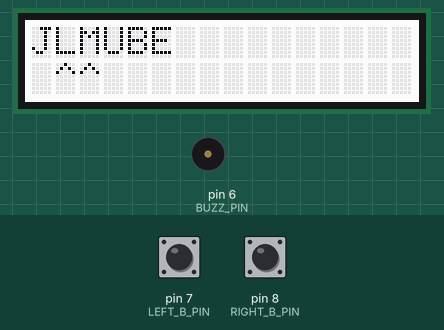
Bench run of a sketch on a simulated Arduino Uno, built with avr-gcc and run on an emulated ATmega328P. Parts: 16×2 character LCD, buzzer (waves = sounding). Inputs (shaded band) come from the test bench; at power-on: pin 7 (LEFT_B_PIN) LOW, pin 8 (RIGHT_B_PIN) LOW. Random numbers use the default seed unless the sketch sets one; what the sketch prints to the serial monitor is not drawn.

Above: at 1.9 s.
2.0 s: pin 7 (LEFT_B_PIN) pulled HIGH for 0.15 s
At 2.6 s:
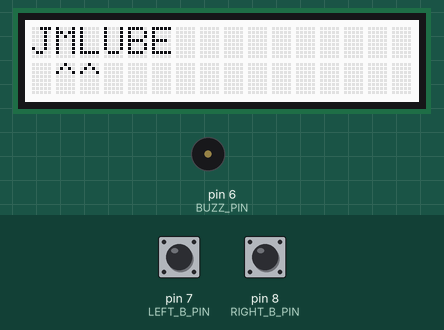
3.7 s: pin 8 (RIGHT_B_PIN) pulled HIGH for 0.15 s
At 3.83 s:
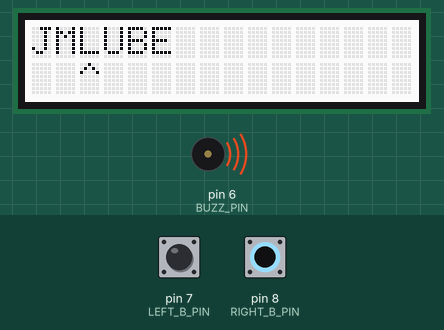
5.4 s: pin 8 (RIGHT_B_PIN) pulled HIGH for 1 s
At 6.4 s:
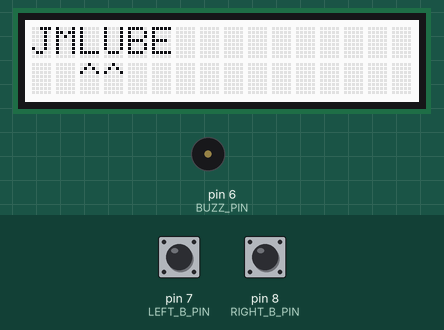
7.9 s: pin 7 (LEFT_B_PIN) pulled HIGH for 1 s
At 9.5 s:
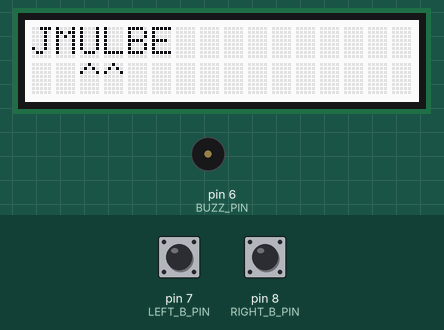
10.4 s: pin 8 (RIGHT_B_PIN) pulled HIGH for 0.15 s
At 11.4 s:
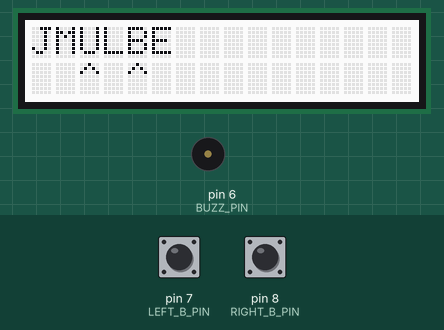
12.1 s: pin 7 (LEFT_B_PIN) pulled HIGH for 0.15 s
At 12.7 s:
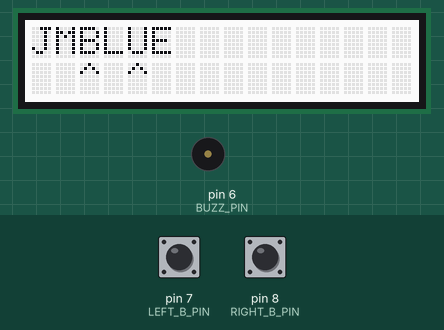
Timing chart, 0 to 14.8 s (numbered marks = the images above; inputs shaded):
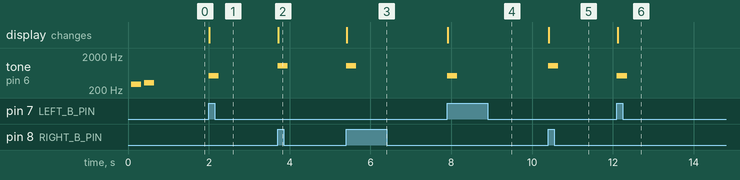

The sketch:

JumbleGame.ino
```cpp
#include <Wire.h>
#include "rgb_lcd.h"
#include "pitches.h"

#define STR_JUMBLE "JUMBLE"
#define BUZZ_PIN 6
#define LEFT_B_PIN 7
#define RIGHT_B_PIN 8

enum GameState
{
  MENU,
  SETUP,
  PLAY,
  WIN,
  LOSE
};

enum JumbleTunes : unsigned int {
  MOVE_TUNE = NOTE_C6,
  SHUFFLE_TUNE = NOTE_C5
};

int startMelody[] = {
  NOTE_D4, NOTE_E4, NOTE_F4
};

int startDuration[] = {
  4, 4, 8
};

int victoryMelody[] = {
  NOTE_E6, NOTE_F6, REST, NOTE_E6, NOTE_F6
};

int victoryDuration[] = {
  4, 4, 4, 4, 8
};

int dur = 1000;   // 1000ms, to be divided by the duration of notes when played
int tuneDuration = 4;

rgb_lcd lcd;

bool isDebug = true;

String possibleJumbles[] = {
  "JMULBE",
  "JLMUBE",
  "JBLUME"
};
String jumbledEasy = "JMULBE";
String jumbledMedium = "JLMUBE";
String jumbledHard = "JBLUME";

String currentJumble = "";
GameState gameState = SETUP;

// SELECTION PAIR
int selectionOne = 1;
int selectionTwo = []() { return selectionOne + 1; };
int leftButtonState = 0;
int rightButtonState = 0;

// Debug-related
unsigned int numLeftPressesUnbroken = 0;

// --- Forward declarations --- tbh these aren't necessary but they're also not unhelpful so 🤷
void UpdateDisplay();
void JumbleSetup();
void ShuffleLetters();
void MoveSelection();
void RestartJumble();
void ReadInput();
bool CheckJumble();
void DebugJumble(bool isDebug, String debugMsg, String debugVar = "");
void TryUnlockDebugMode();

void setup()
{
  pinMode(LEFT_B_PIN, INPUT);
  pinMode(RIGHT_B_PIN, INPUT);

  lcd.begin(16, 2);
  Serial.begin(9600);

  // Choose a random jumble
  int randNum = random(0, 3);
  switch (randNum)
  {
  case 0:
    currentJumble = jumbledEasy;
    break;
  case 1:
    currentJumble = jumbledMedium;
    break;
  case 2:
    currentJumble = jumbledHard;
    break;
  default:
    currentJumble = jumbledEasy;
    break;
  }

  DebugJumble(isDebug, "Initial jumble: ", currentJumble);
  JumbleSetup();
}

void DebugJumble(bool isDebug, String debugMsg, String debugVar = "") {
  if (isDebug) {
    Serial.print(debugMsg);
    Serial.println(debugVar); // regardless of value of optional parameter, we println to ensure the serial has a new line after each debug message
  }
}

void TryUnlockDebugMode() {
  if (numLeftPressesUnbroken == 4 && !isDebug) {
    String debugUnlock = "<<< DEBUG MODE UNLOCKED >>>";
    DebugJumble(true, debugUnlock);
    isDebug = true;
  }
}

void JumbleSetup()
{
  gameState = PLAY;
  selectionOne = 1;
  selectionTwo = selectionOne + 1;
  numLeftPressesUnbroken = 0;

  UpdateDisplay();
  PlayMelody(startMelody, startDuration);
}

void ShuffleLetters()
{
  char a = currentJumble[selectionOne];
  char b = currentJumble[selectionTwo];

  currentJumble.setCharAt(selectionOne, b);
  currentJumble.setCharAt(selectionTwo, a);

  PlayTune(SHUFFLE_TUNE);

  DebugJumble(isDebug, "Shuffled letters: ", currentJumble);
}

void UpdateDisplay()
{
  lcd.clear();

  if (gameState == PLAY)
  {
    // First line: current jumble
    lcd.setCursor(0, 0);
    lcd.print(currentJumble);

    // Second line: cursor indicators
    String spacer = "";
    for (int i = 0; i < currentJumble.length(); i++)
      spacer += " "; // initialize with spaces
    spacer.setCharAt(selectionOne, '^');
    spacer.setCharAt(selectionTwo, '^');

    lcd.setCursor(0, 1);
    lcd.print(spacer);
  }
  else if (gameState == WIN)
  {
    lcd.setCursor(0, 0);
    lcd.print("YOU WIN!");
  }
  else if (gameState == LOSE)
  {
    lcd.setCursor(0, 0);
    lcd.print("YOU LOSE!");
  }
}

bool CheckJumble()
{
  return currentJumble == STR_JUMBLE;
}

void MoveSelection()
{
  selectionOne++;

  if (selectionOne >= currentJumble.length() - 1)
  {
    selectionOne = 1;
  }

  PlayTune(MOVE_TUNE);

  String msg = selectionOne + ", " + selectionTwo;
  DebugJumble(isDebug, "Selection moved to: ", msg);
}

void RestartJumble()
{
  delay(1000);
  JumbleSetup();
}

void ReadInput()
{
  int LB = digitalRead(LEFT_B_PIN);
  int RB = digitalRead(RIGHT_B_PIN);

  if (LB != leftButtonState)
  {
    leftButtonState = LB;
    DebugJumble(isDebug, "Left button state: ", String(leftButtonState));

    if (leftButtonState == HIGH && gameState == PLAY)
    {
      numLeftPressesUnbroken++;
      TryUnlockDebugMode();
      ShuffleLetters();
      UpdateDisplay();
    }

    if ((gameState == WIN || gameState == LOSE) && leftButtonState == HIGH)
    {
      DebugJumble(isDebug, "Restarting game from left button...");
      RestartJumble();
    }
  }

  if (RB != rightButtonState)
  {
    rightButtonState = RB;
    DebugJumble(isDebug, "Right button state: ", String(rightButtonState));

    if (rightButtonState == HIGH && gameState == PLAY)
    {
      numLeftPressesUnbroken = 0;
      MoveSelection();
      UpdateDisplay();
    }

    if ((gameState == WIN || gameState == LOSE) && rightButtonState == HIGH)
    {
      DebugJumble(isDebug, "Restarting game from right button...");
      RestartJumble();
    }
  }
}

void PlayTune(JumbleTunes jumbleTune) {
  tone(BUZZ_PIN, (int) jumbleTune, dur / tuneDuration);
}

void PlayMelody(int melody[], int duration[]) {
  int len = sizeof(melody) / sizeof(byte);
  for (int i = 0; i < len; i++) {
    tone(BUZZ_PIN, melody[i], dur / duration[i]);

    int pauseBetweenNotes =  dur / duration[i] * 1.30;
    delay(pauseBetweenNotes);
  }
}

void loop()
{
  if (CheckJumble() && gameState != WIN)
  {
    gameState = WIN;
    DebugJumble(isDebug, "Game has been won.");
    UpdateDisplay();
    PlayMelody(victoryMelody, victoryDuration);
  }

  ReadInput();
}
```

Measured:
- after the input at 2.0 s, tone on pin 6 (BUZZ_PIN): silent → 523 Hz at once, → silent 0.25 s later; the display: changes at once (image 1)
- after the input at 3.7 s, tone on pin 6 (BUZZ_PIN): silent → 1047 Hz at once, → silent 0.25 s later; the display: changes at once (image 2)
- after the input at 5.4 s, tone on pin 6 (BUZZ_PIN): silent → 1047 Hz at once, → silent 0.25 s later; the display: changes at once (image 3)
- after the input at 7.9 s, tone on pin 6 (BUZZ_PIN): silent → 523 Hz at once, → silent 0.25 s later; the display: changes at once (image 4)
- after the input at 10.4 s, tone on pin 6 (BUZZ_PIN): silent → 1047 Hz at once, → silent 0.25 s later; the display: changes at once (image 5)
- after the input at 12.1 s, tone on pin 6 (BUZZ_PIN): silent → 523 Hz at once, → silent 0.25 s later; the display: changes at once (image 6)
